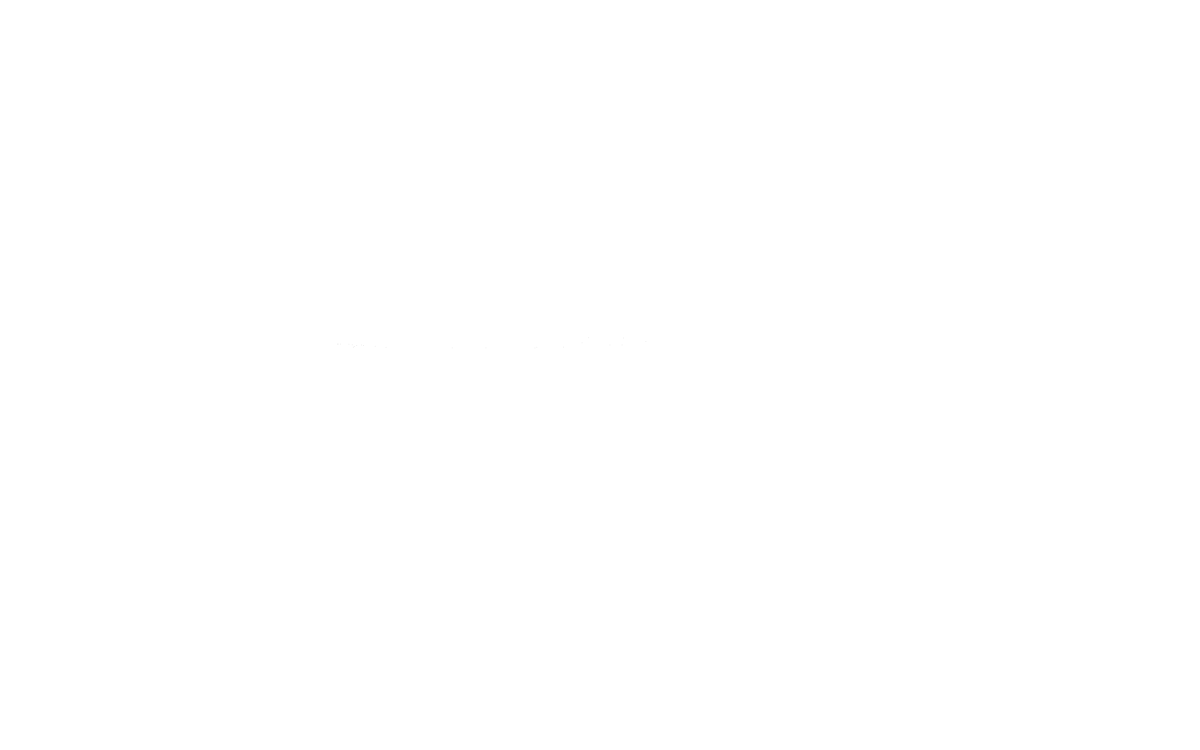
Frame 1 (no input)
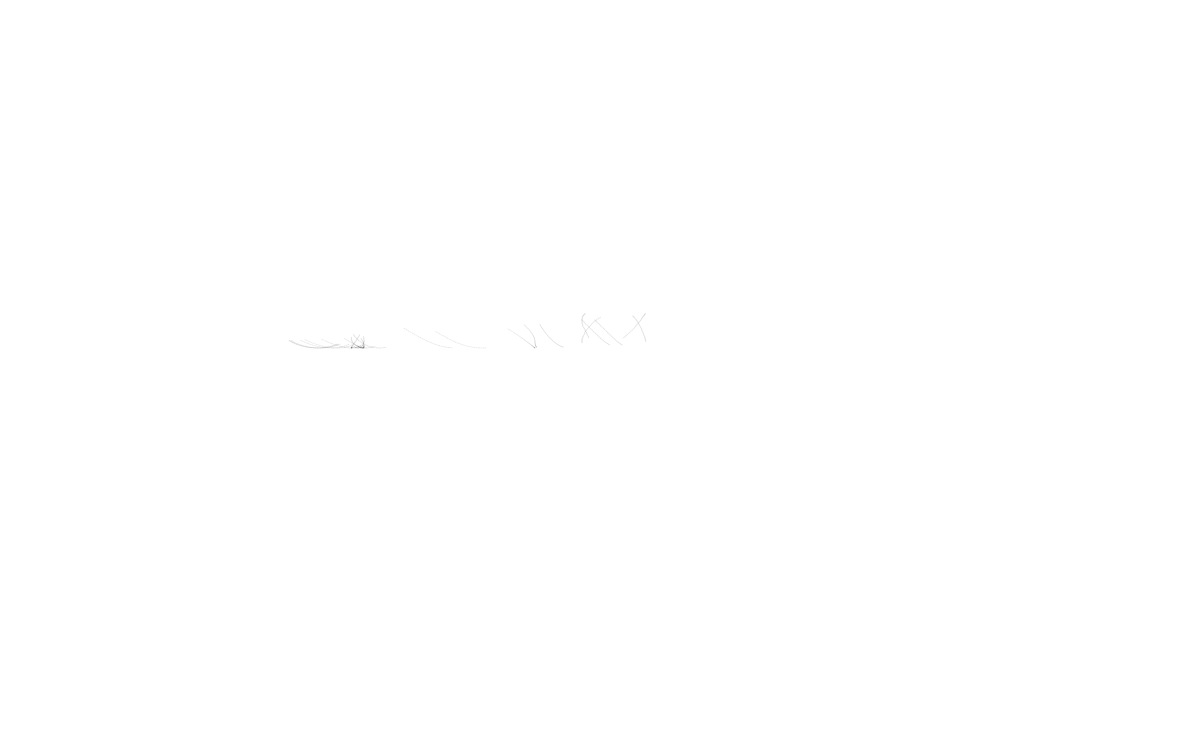
Frame 60 (the mouse pressed at the canvas centre just before this capture)
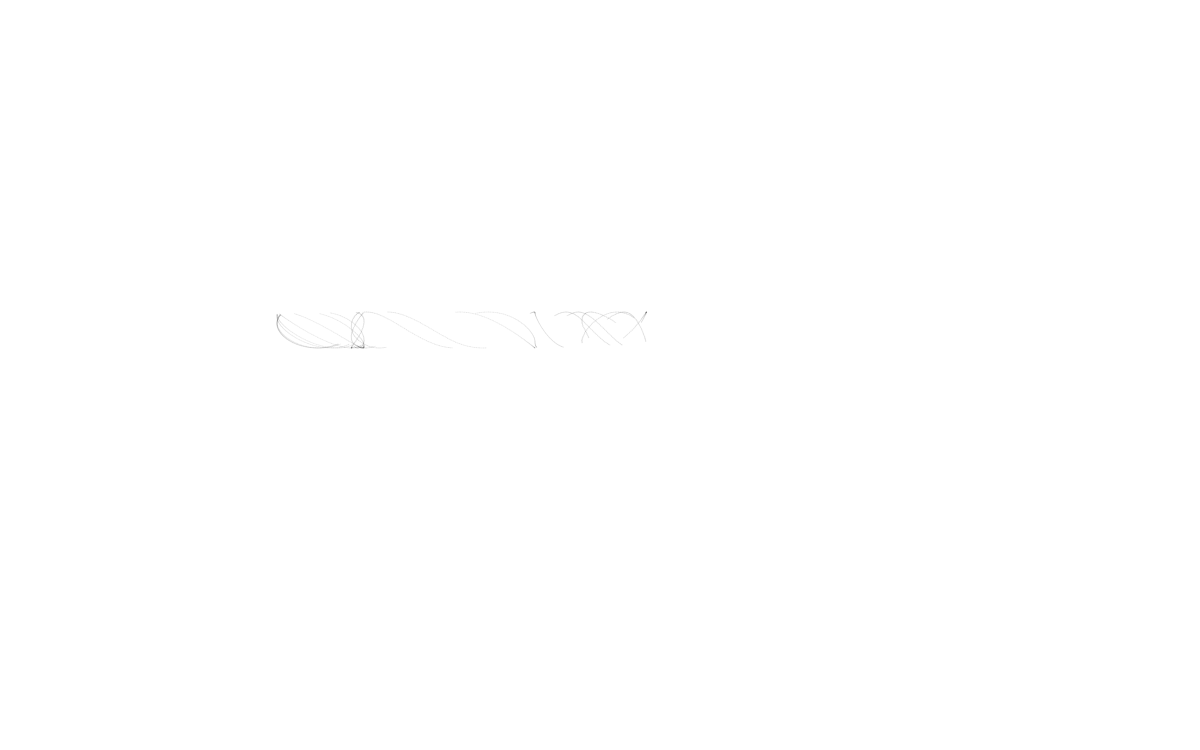
Frame 120 (the mouse held since frame 60 and released just before this capture)

The Processing sketch that drew these frames (run headless with seeded random() and noise(); from frame 60 on, the mouse is pressed at the canvas centre):

// Processing sketch: processing_54661
// ── processing_54661.pde

/* 
 * perlin box scrpit
 * main class that generates an array of points, it then generates 
 * a bunch of perlin noise waves that form geometric boxes.
 *
*/

int count = 23; //number of particle spawns
Pointz[] pointers;
float xtime = 0.0; //seperate values to create variety between noise fields
float ytime = 100.0;
float increment = .0005;

void setup(){
  size(1200, 750);
  background(255);
  smooth();
   pointers = new Pointz[count]; //array of pointer class
   frameRate(60);
  
  for(int y = 0; y < count; y++){ //initializes the array with objects for the count number
   
  pointers[y] = new Pointz(noise(xtime)*width, noise(ytime)*height, 1.0, 1.0);
  xtime += increment;
  ytime += increment;
  }
}

void draw(){
  for(int i = 0; i < count; i++){
  pointers[i].update();
  pointers[i].draw();
  }
}

/* 
 * this is a class that generates a point series for drawing
 *
*/ 
class Pointz{
  //list of variables
  float x, y, h, w;
  float xdir = 100.0;
  float ydir = 0.0;
  int age = 0;
  float increment = 0.000002; //play with these 
  float increment2 = 0.001;
  
  //constructor
  Pointz(float posX, float posY, float sizeH, float sizeW) {
    x = posX;
    y = posY;
    h = sizeH;
    w = sizeW;
  }
  
  //updates varoooblies, because it's funny to call then varooblies
  void update(){
     if(age <= 8750){
    //update pos
    x += increment2;
    y += increment2;
    // update object size
   
      h -= increment;
      w -= increment;
      age++;
     }
     if(age == 8750){ //kills the particle
     h = 0;
     w = 0;
  }
  }
  
  //draw
  void draw(){   
    fill(0, 20);
    noStroke();
    ellipse(noise(x)*width, noise(y)*height, h, w);
  }
}
